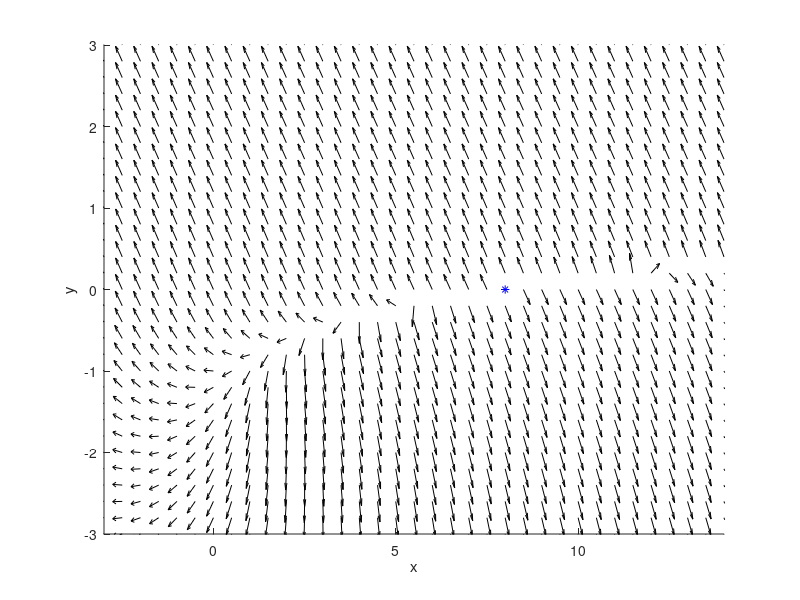

Here is the MATLAB script that generated this plot: (Note: this script raises an error after producing the figure.)
function Task2
    % В началото ще зададем начални стойности на х и у и ще отворим един
    % прозорец. В него ще бъдат начертани векторното поле, а също и
    % равновесните точки.
    tmax=10;
    x=-3:0.5:14;
    y=-3:0.2:3;
    axis([-3,14,-3,3]);
    hold on;
    xlabel('x');
    ylabel('y');
    % Намерената равновесна точка след решаване на системата уравнения е
    % (8, 0) или х = 8, у = 0.
    plot(8, 0, 'b*');
    
    % След като сме намерили и начертали точката/ите трябва да се начертае
    % векторното поле. За целта първо ще използваме meshgrid(x,y). Тази
    % функция връща две двумерни матрици с кординати, които са базирани на
    % векторите х и у. Първата матрица е записана в Х, а втората в У. В
    % матрицата Х всеки ред отговаря на вектора х(копие е на х), а за
    % матрицата У имаме, че всяка колона е копие на вектора у. В
    % променливите P и Q записваме системата. D изчисляваме squrt(x^2 +
    % y^2) за съответните х от Х и у от У. И накрая с функцията quiver() се
    % начертава самото векторно поле. Първите два аргумента са координата
    % на началото на вектора, следващите два са посоката на вектора, след
    % това 0.5 е дължината и 'k' е цветът на вектора. Тази функция се
    % прилага за матриците Х и У и така получаваме цялото векторно поле.
    [X,Y]=meshgrid(x,y);
    P = X + Y - 8*exp(2*Y); 
    Q = -X + Y + 8*exp(2*Y);
    D=sqrt(P.^2+Q.^2);
    quiver(X,Y,P./D,Q./D,0.5,'k')
  
    % Следваща стъпка е натискането с клик върху това векторно поле и
    % анимирането на движението по фазовата крива (х(t), y(t)) за t >= 1 &&
    % t <= 10. Началната точка е (х0, у0) въведенеа с клик. Благодарение на
    % getframe се получава бавно начертаване на движението. 
    [x0,y0]=ginput(1);
    [T,Y]=ode45(@ff,[0,tmax],[x0; y0]);
    x=Y(:,1); 
    y=Y(:,2);
    for k=1:length(T)
        xx(k)=x(k); 
        yy(k)=y(k);
        plot(xx,yy,'r');
        getframe;
    end
    function z=ff(~,y)
        z= [y(1)+ y(2) - 8*exp(2*y(2)); -y(1)+ y(2) + 8*exp(2*y(2))];
    end
end
